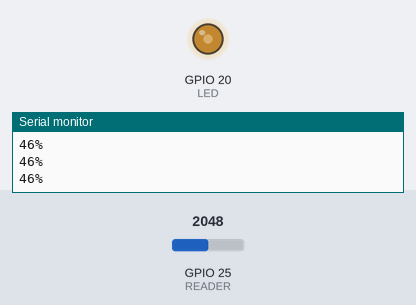
A sketch run on a simulated ESP32. Parts: output pins drawn as LEDs (lit = HIGH), the last lines printed to the serial monitor. The inputs (shaded band) are chosen by the test bench; at power-on: GPIO 25 (READER) = 2048.

Above: at 1.2 s.
1.3 s: GPIO 25 (READER) set to 2866
At 2.6 s:
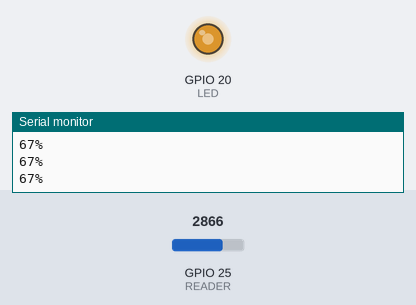
2.9 s: GPIO 25 (READER) set to 3603
At 4.1 s:
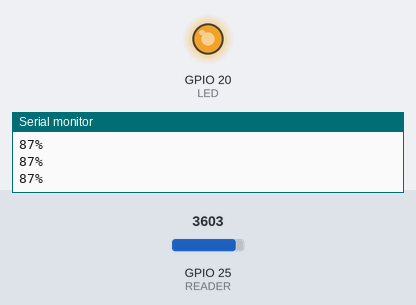
4.5 s: GPIO 25 (READER) set to 1228
At 5.4 s:
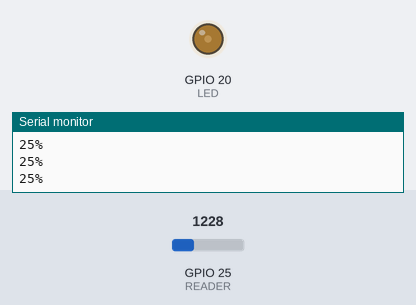
6.1 s: GPIO 25 (READER) set to 0
At 6.6 s:
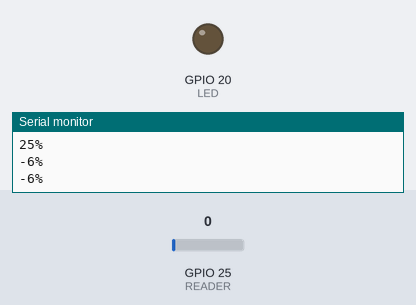
7.7 s: GPIO 25 (READER) set to 2047
At 9.1 s:
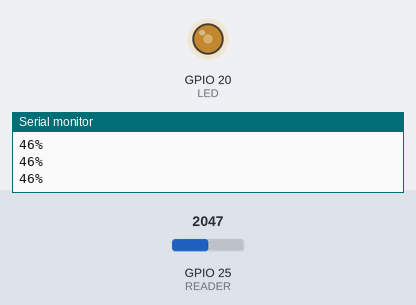
Timing chart, 0 to 10.3 s (numbered marks = the images above; inputs shaded):
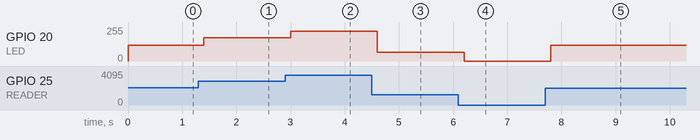

The sketch:

serialreadtest.ino
```cpp
#define READER 25
#define LED 20

int imap(int x, int in_min, int in_max, int out_min, int out_max) {
  return (x - in_min) * (out_max - out_min) / (in_max - in_min) + out_min;
}

void setup() {

  Serial.begin(9600);

}

void loop() {

  int sensorValue = analogRead(READER);

  Serial.print(map(sensorValue, 256, 4096, 0, 100));
  Serial.print("%\n");

  analogWrite(LED, imap(sensorValue, 256, 4096, 0, 256));

  delay(200);

}
```

Measured:
- after the input at 1.3 s, GPIO 20 (LED): 119/255 → 174/255 after 0.10 s
- after the input at 2.9 s, GPIO 20 (LED): 174/255 → 223/255 after 0.10 s
- after the input at 4.5 s, GPIO 20 (LED): 223/255 → 64/255 after 0.10 s
- after the input at 6.1 s, GPIO 20 (LED): 64/255 → 0/255 after 0.11 s
- after the input at 7.7 s, GPIO 20 (LED): 0/255 → 119/255 after 0.11 s
